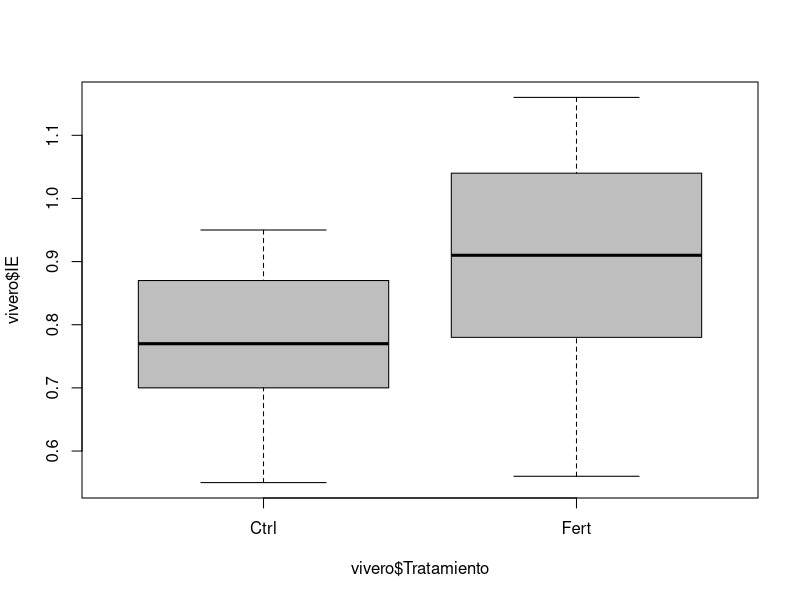

This figure's R source:

# PRUEBA DE HIPOTESIS -----------------------------------------------------

vivero <- read.csv("vivero.csv", header=TRUE)
head(vivero)

boxplot(vivero$IE ~ vivero$Tratamiento, col="grey")
